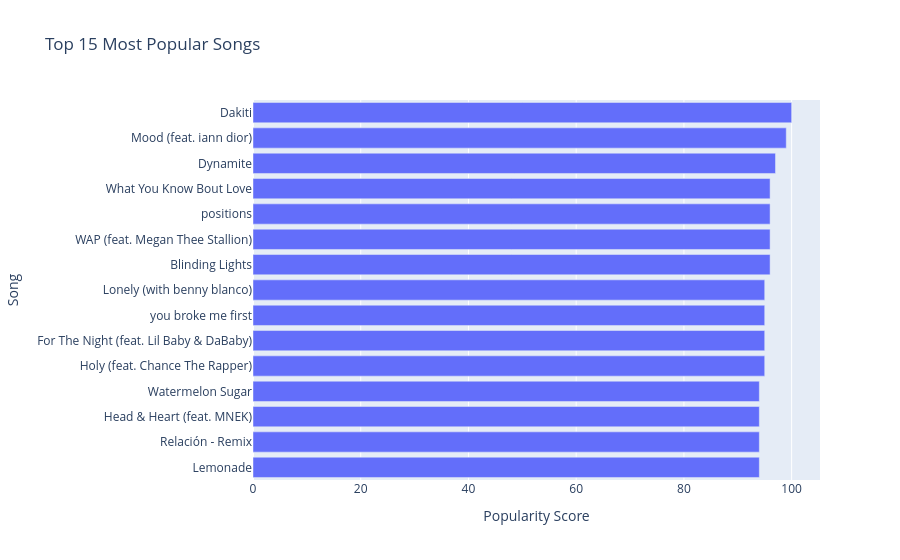

Write notebook code for a chart like this one.
### Markdown cell above
### 5.4 Top 15 Most Popular Songs

### Code cell
top15 = df.nlargest(15, 'popularity')[['name', 'artists_clean', 'year', 'popularity']]

fig = px.bar(
    top15, x='popularity', y='name',
    orientation='h',
    hover_data=['artists_clean', 'year'],
    title='Top 15 Most Popular Songs',
    labels={'name': 'Song', 'popularity': 'Popularity Score'}
)
fig.update_layout(yaxis={'categoryorder': 'total ascending'})
fig.show()

### Figure 1 — Plotly figure (JSON) as saved in the notebook; plotly's stock layout.template omitted (floating-point values rounded to 4 significant figures)
{"data": [{"customdata": [["Bad Bunny, Jhay Cortez", 2020], ["24kGoldn, iann dior", 2020], ["BTS", 2020], ["The Weeknd", 2020], ["Cardi B, Megan Thee Stallion", 2020], ["Ariana Grande", 2020], ["Pop Smoke", 2020], ["Justin Bieber, Chance the Rapper", 2020], ["Pop Smoke, Lil Baby, DaBaby", 2020], ["Tate McRae", 2020], ["Justin Bieber, benny blanco", 2020], ["Internet Money, Gunna, Don Toliver, NAV", 2020], ["Sech, Daddy Yankee, J Balvin, ROSALÍA, Farruko", 2020], ["Joel Corry, MNEK", 2020], ["Harry Styles", 2019]], "hovertemplate": "Popularity Score=%{x}<br>Song=%{y}<br>artists_clean=%{customdata[0]}<br>year=%{customdata[1]}<extra></extra>", "legendgroup": "", "marker": {"color": "#636efa", "pattern": {"shape": ""}}, "name": "", "orientation": "h", "showlegend": false, "textposition": "auto", "type": "bar", "x": [100, 99, 97, 96, 96, 96, 96, 95, 95, 95, 95, 94, 94, 94, 94], "xaxis": "x", "y": ["Dakiti", "Mood (feat. iann dior)", "Dynamite", "Blinding Lights", "WAP (feat. Megan Thee Stallion)", "positions", "What You Know Bout Love", "Holy (feat. Chance The Rapper)", "For The Night (feat. Lil Baby & DaBaby)", "you broke me first", "Lonely (with benny blanco)", "Lemonade", "Relación - Remix", "Head & Heart (feat. MNEK)", "Watermelon Sugar"], "yaxis": "y"}], "layout": {"barmode": "relative", "legend": {"tracegroupgap": 0}, "title": {"text": "Top 15 Most Popular Songs"}, "xaxis": {"anchor": "y", "domain": [0, 1], "title": {"text": "Popularity Score"}}, "yaxis": {"anchor": "x", "categoryorder": "total ascending", "domain": [0, 1], "title": {"text": "Song"}}}}
